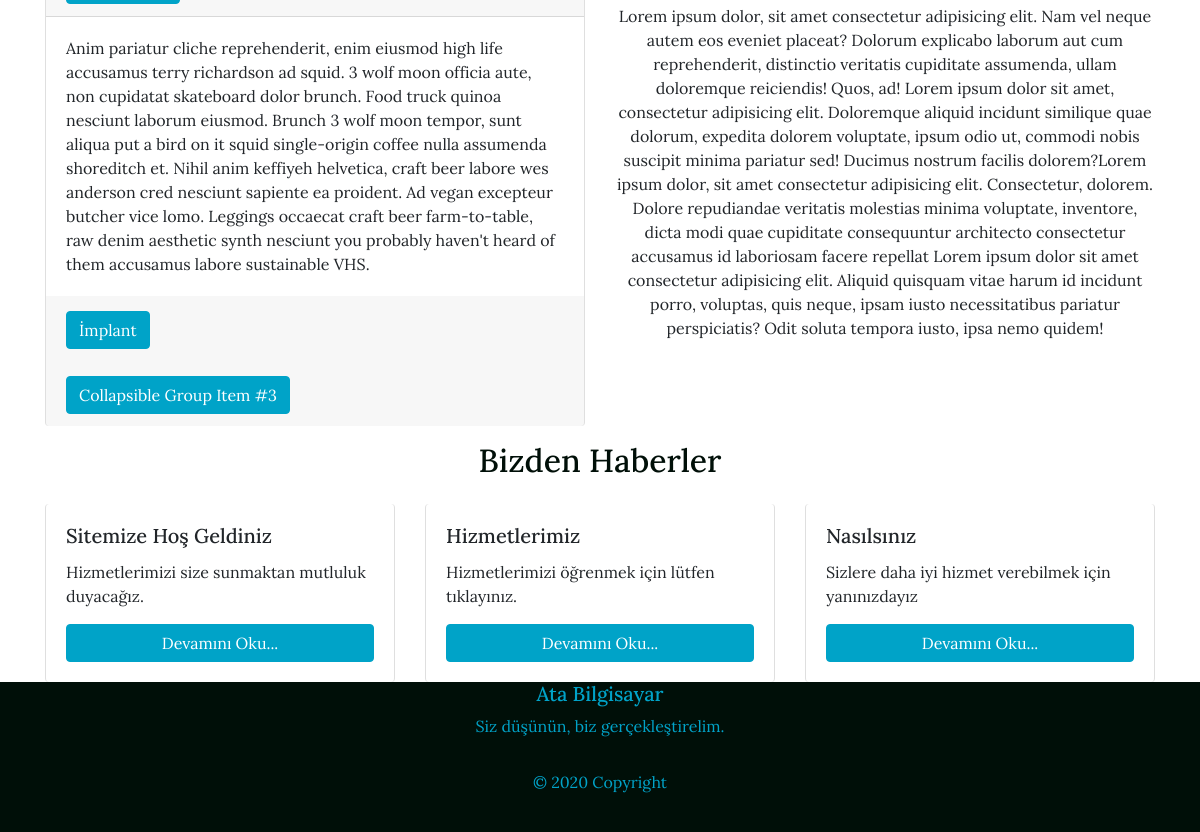
The app's page / (lower part), older data.
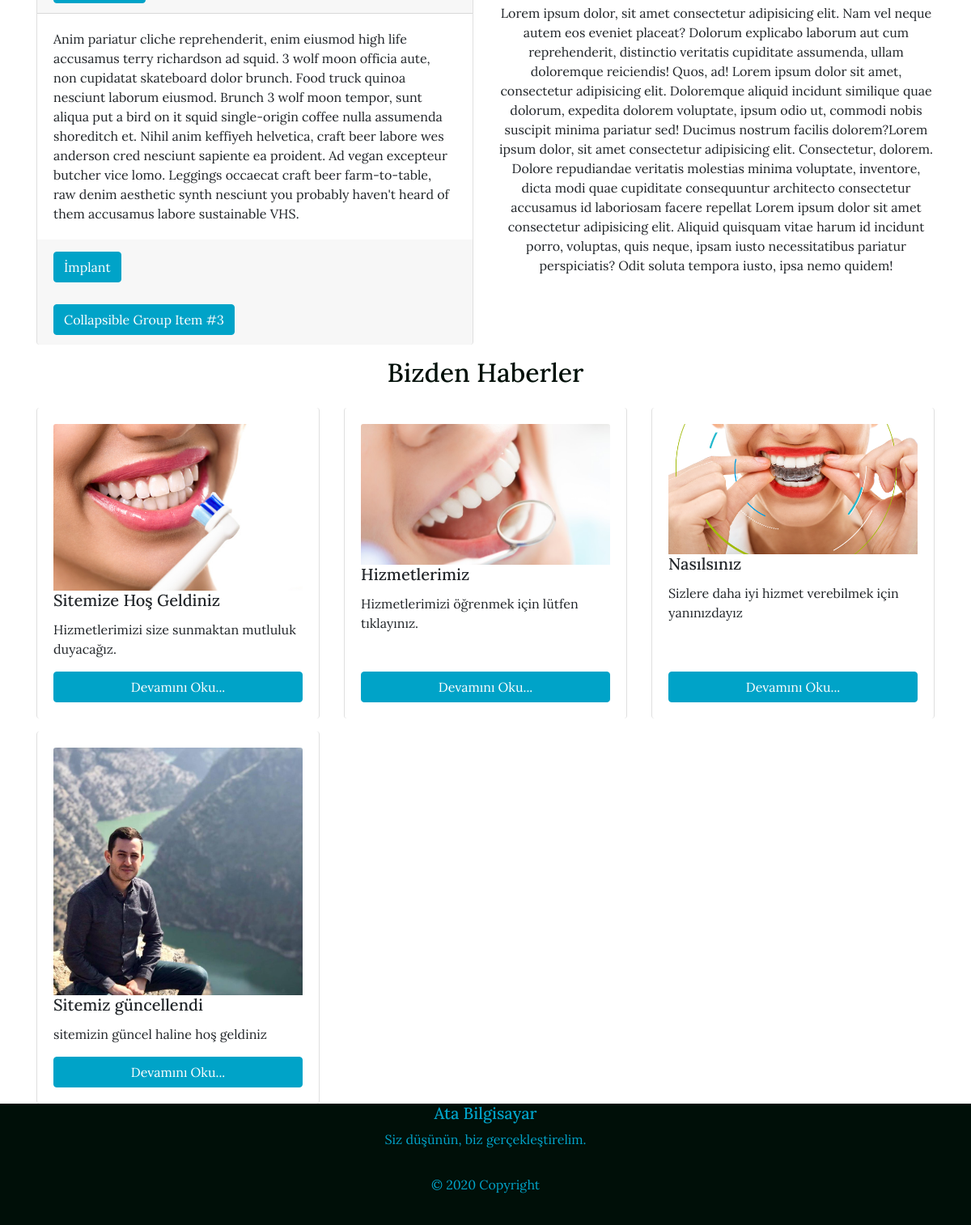
The same page, newer data.
### news/models.py (models this page shows, shortened)
class LatestPost(models.Model):
    LatestTitle = models.CharField(max_length=100, verbose_name="Başlık")
    LatestImage = models.ImageField(upload_to='images/', null=True)
    LatestContent = models.TextField(verbose_name="İçerik")
    date = models.DateTimeField(auto_now_add=True)

### news/views.py (the view)
# urls.py: path('', BlogPageView.as_view(), name='index'),
class BlogPageView(ListView):
    model = LatestPost
    template_name = "index.html"

### templates/index.html (shortened to what this page needs)
{% extends 'base.html' %} {% block content %} {% load static %}
<section id="home">
  <div class="container-fluid services">
    <div class="container pt-5">
      <div class="row">
        <div class="col-md-6">
          <div class="accordion" id="accordionExample">
            <div class="card">
              <div class="card-header" id="headingOne">
              </div>
              <div
                id="collapseOne"
                class="collapse show"
                aria-labelledby="headingOne"
                data-parent="#accordionExample"
              >
                <div class="card-body">
                  Anim pariatur cliche reprehenderit, enim eiusmod high life
                  accusamus terry richardson ad squid. 3 wolf moon officia aute,
                  non cupidatat skateboard dolor brunch. Food truck quinoa
                  nesciunt laborum eiusmod. Brunch 3 wolf moon tempor, sunt
                  aliqua put a bird on it squid single-origin coffee nulla
                  assumenda shoreditch et. Nihil anim keffiyeh helvetica, craft
                  beer labore wes anderson cred nesciunt sapiente ea proident.
                  Ad vegan excepteur butcher vice lomo. Leggings occaecat craft
                  beer farm-to-table, raw denim aesthetic synth nesciunt you
                  probably haven't heard of them accusamus labore sustainable
                  VHS.
                </div>
              </div>
            </div>
            <div class="card">
              <div class="card-header" id="headingTwo">
                <h2 class="mb-0">
                  <button
                    class="btn collapsed"
                    type="button"
                    data-toggle="collapse"
                    data-target="#collapseTwo"
                    aria-expanded="false"
                    aria-controls="collapseTwo"
                  >
                    İmplant
                  </button>
                </h2>
              </div>
            </div>
            <div class="card">
              <div class="card-header" id="headingThree">
                <h2 class="mb-0">
                  <button
                    class="btn collapsed"
                    type="button"
                    data-toggle="collapse"
                    data-target="#collapseThree"
                    aria-expanded="false"
                    aria-controls="collapseThree"
                  >
                    Collapsible Group Item #3
                  </button>
                </h2>
              </div>
            </div>
          </div>
        </div>
        <div class="col-md-6 pt-3 text-center">
          <p>
            Lorem ipsum dolor, sit amet consectetur adipisicing elit. Nam vel
            neque autem eos eveniet placeat? Dolorum explicabo laborum aut cum
            reprehenderit, distinctio veritatis cupiditate assumenda, ullam
            doloremque reiciendis! Quos, ad! Lorem ipsum dolor sit amet,
            consectetur adipisicing elit. Doloremque aliquid incidunt similique
            quae dolorum, expedita dolorem voluptate, ipsum odio ut, commodi
            nobis suscipit minima pariatur sed! Ducimus nostrum facilis
            dolorem?Lorem ipsum dolor, sit amet consectetur adipisicing elit.
            Consectetur, dolorem. Dolore repudiandae veritatis molestias minima
            voluptate, inventore, dicta modi quae cupiditate consequuntur
            architecto consectetur accusamus id laboriosam facere repellat Lorem
            ipsum dolor sit amet consectetur adipisicing elit. Aliquid quisquam
            vitae harum id incidunt porro, voluptas, quis neque, ipsam iusto
            necessitatibus pariatur perspiciatis? Odit soluta tempora iusto,
            ipsa nemo quidem!
          </p>
        </div>
      </div>
    </div>
  </div>
  <div class="container">
    <div class="row mt-3">
      <div class="col-sm-12 text-center">
        <h2>Bizden Haberler</h2>
      </div>
      {% for LatestPost in object_list %}
      <div class="col-sm-4 mt-3">
        <div class="card">
          <div class="card-body d-flex flex-column">
            <img
              class="card-img-top imf-fluid"
              src="{{LatestPost.LatestImage.url}}"
              alt=""
            />
            <h5 class="card-title">{{LatestPost.LatestTitle}}</h5>
            <p class="card-text">{{LatestPost.LatestContent}}</p>
            <button type="button" class="btn btn-primary mt-auto">
              Devamını Oku...
            </button>
          </div>
        </div>
      </div>
      {% endfor %}
    </div>
</section>
{% endblock content %}

### templates/base.html
{% include 'header.html' %}
{% block content %}
{% endblock content %}
{% include 'footer.html'%}

### templates/header.html (shortened to what this page needs)
{% block content %} {% load static %}
<!DOCTYPE html>
<html lang="tr">
  <head>
    <link
      rel="stylesheet"
      href="https://maxcdn.bootstrapcdn.com/bootstrap/4.4.1/css/bootstrap.min.css"
    />
    <link rel="stylesheet" href="{% static 'css/main.css' %}" />
  </head>
  <body>
  </body>
</html>
{% endblock content %}

### templates/footer.html
<footer class="my-footer">
    <div class="container-fluid text-center text-md-left">
        <div class="row">
            <div class="col-md-12 text-center">
                <h5>Ata Bilgisayar</h5>
                <p>Siz düşünün, biz gerçekleştirelim.</p>
            </div>
        </div>
    </div>
    <div class="footer-copyright text-center py-3">© 2020 Copyright
    </div>
</footer>

### static/css/main.css (style rules this page uses)
* { padding: 0; margin: 0; box-sizing: border-box; }
body { font-family: "Lora", serif; }
#home .container { height: 100%; }
#home .card { height: 100%; border-block: #00a3c8; }
h2 { color: #000F08; }
.btn { background-color: #00a3c8; color: #fff; border-color: #00a3c8; }
.my-footer { display: flex; flex-direction: column; background-color: #000F08; color: #00a3c8; bottom: 0; left: 0; position: relative; height: 150px; clear: both; }
.my-footer p { justify-content: center; align-items: center; }

Row changes from the older to the newer data that the page shows:
changed LatestPost "Sitemize Hoş Geldiniz": LatestImage: picture added
changed LatestPost "Hizmetlerimiz": LatestImage: picture added
changed LatestPost "Nasılsınız": LatestImage: picture added
added LatestPost: LatestImage (picture), LatestTitle "Sitemiz güncellendi", LatestContent "sitemizin güncel haline hoş geldiniz"
